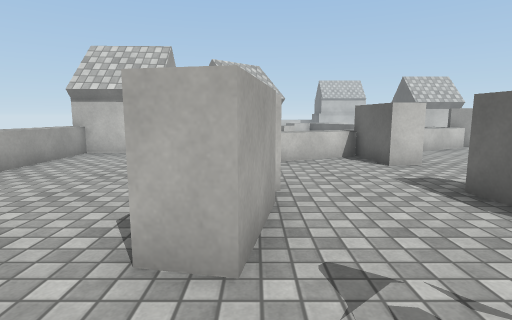
view 1 (above)

16 first-person views from a walk through a Unity game level. The camera is 1.2 m above the floor, tilts 8° down and sees 80° across. The floor is counted in squares, 1 m on a side. Each view is taken from the middle of a square. On the plan, view 1 faces up. The plan holds only what a view shows up to about 13 squares ahead; the rest is blank. The place goes on beyond the plan. Some animated figures are left out. Surface patterns are stand-ins for the level's own textures.

view 2
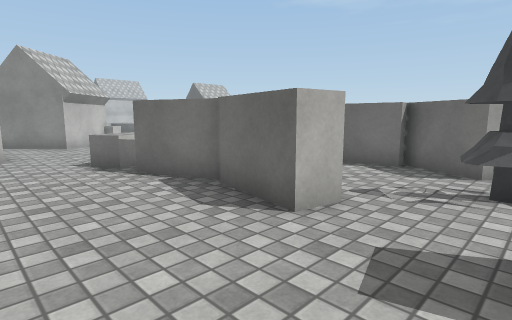

view 3
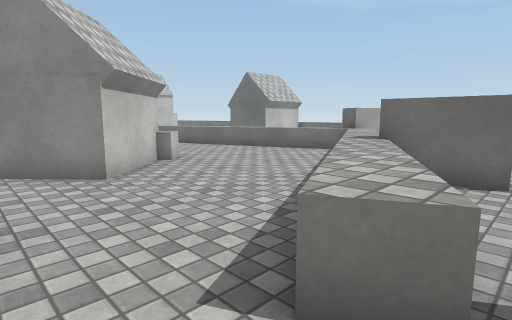

view 4
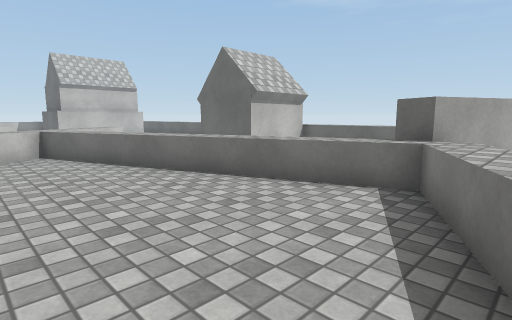

view 5
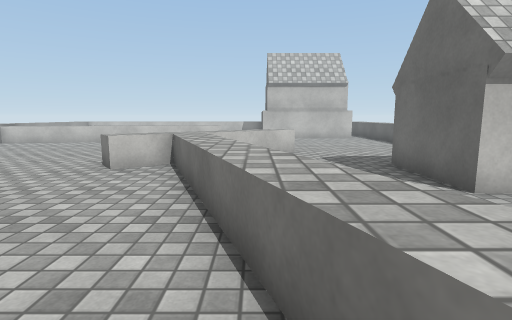

view 6
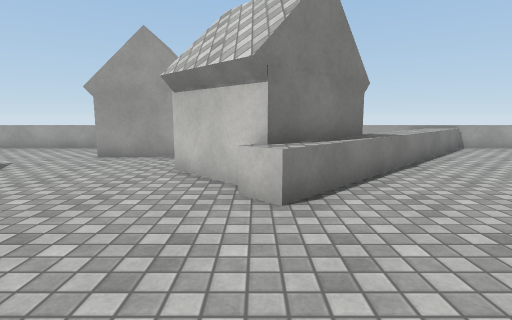

view 7
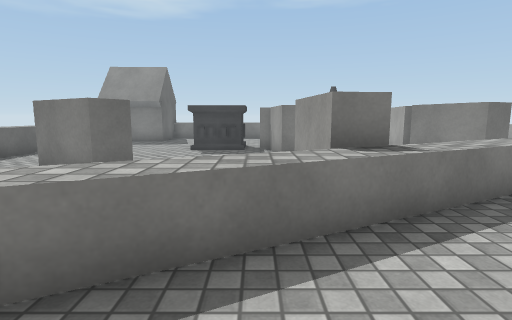

view 8
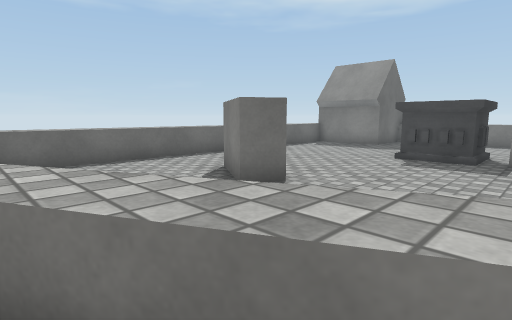

view 9
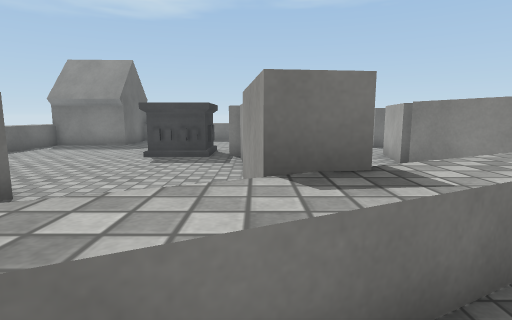

view 10
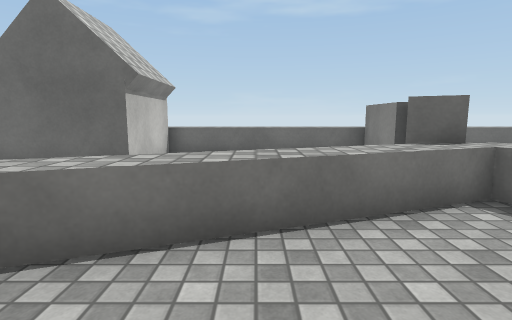

view 11
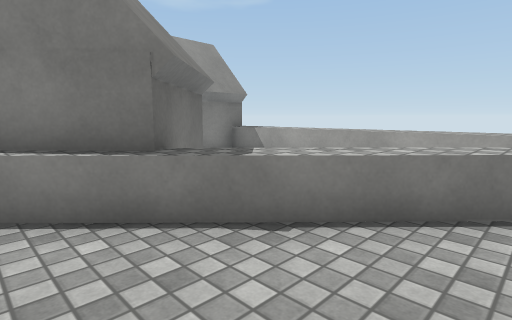

view 12
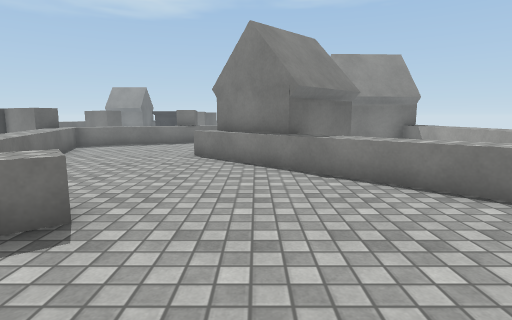

view 13
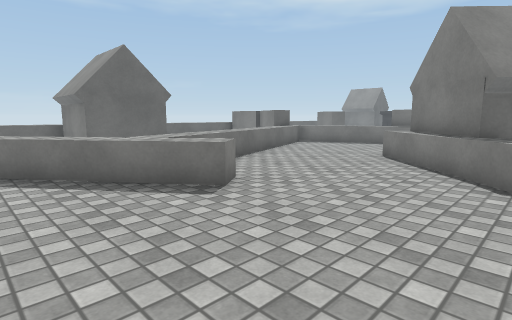

view 14
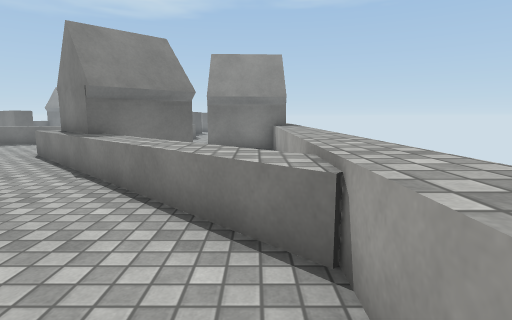

view 15
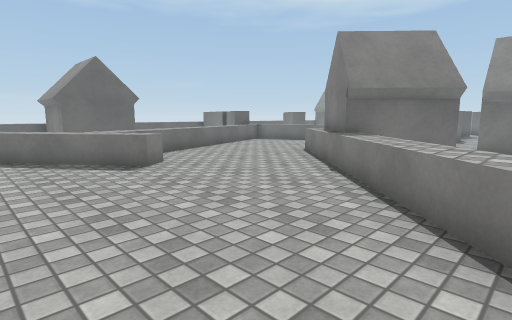

view 16
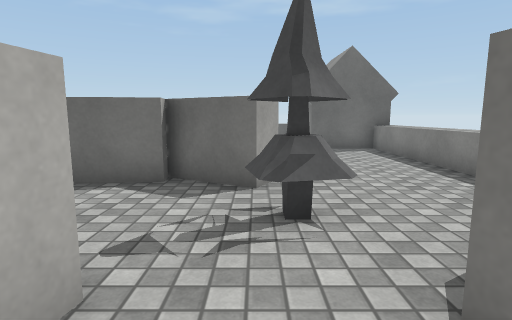

### Floor plan
Key: @ floor where view 1 was taken; # wall or solid block; x gap in a wall; . floor; = window, fence, low wall or low ledge; ^ raised ledge; T tree; O other object.
Columns run from 7 left of view 1 to 13 right of it. Each row starts with its distance up from view 1.
 25  ^. ........ x^...
 24  ^..........^^^...  ^
 23 ^^.........^^. ...  ^
 22 ^^^......=^^^  ..###^
 21 ^^^^......^^^  ..#
 20 ^^ ^^.......^   .#
 19 ^^  ^^......^^  .###^
 18 ^^   ^^.....^^  ..  ^
 17  ^   ###.....^.     ^
 16  ^  #####....^^     ^
 15  ^  #####=....^     ^
 14  ^  .###......^^    ^
 13  ####.........^## ##^
 12     #........^^^##
 11     #......^^^..    ^
 10  ####....^^^...   ..^
  9  ^.....^^^##..  ....^
  8  ^...=^^^.##...##...^
  7  ^....##.......##...^
  6  ^....##............^
  5  ^....##..##........^
  4    ...##..## .......^
  3    ...##...#OOO.....^
  2    ...##..###O .....
  1     ....TT##OO .....^
  0    . .#@TT  .  .....^
 -1          .....  .###^
 -2          ........#
 -3           ...... #
 -4            ^^^^^^#

Where each view was taken, in squares from view 1:
view 1: 0 up, 0 right, facing up
view 2: 0 up, 4 left, facing up-right
view 3: 7 up, 3 left, facing up-right
view 4: 11 up, 2 right, facing up-right
view 5: 14 up, 6 right, facing up
view 6: 15 up, 6 right, facing left
view 7: 14 up, 5 right, facing down
view 8: 12 up, 4 right, facing down-right
view 9: 12 up, 4 right, facing down
view 10: 16 up, 3 right, facing right
view 11: 21 up, 1 right, facing down-left
view 12: 25 up, 0 right, facing down
view 13: 25 up, 2 left, facing down-right
view 14: 25 up, 5 left, facing down
view 15: 25 up, 5 left, facing down-right
view 16: 1 up, 2 left, facing right
